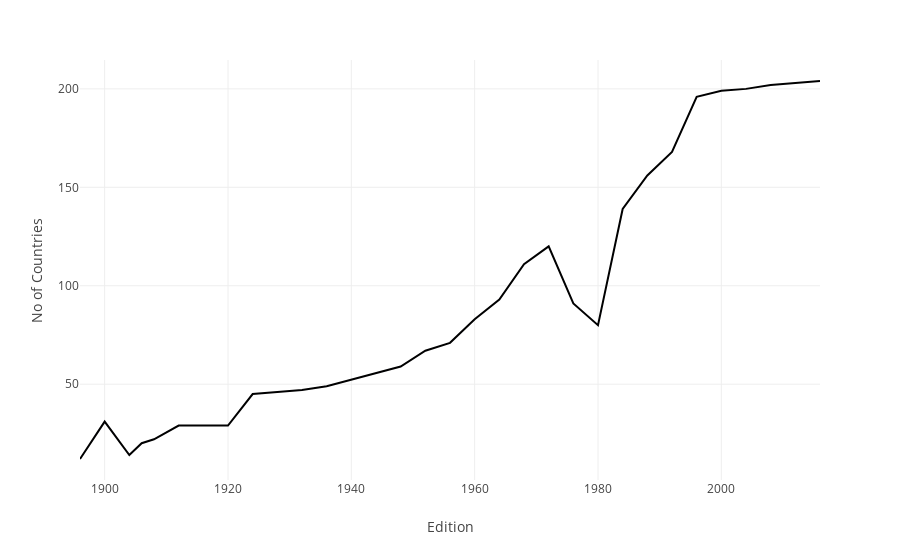

The cell this chart's notebook holds for it:
### Code cell
fig=px.line(nations_over_time, x="Edition", y="No of Countries")
fig.show()

### Figure 1 — Plotly figure (JSON) as saved in the notebook; plotly's stock layout.template omitted (floating-point values rounded to 4 significant figures)
{"data": [{"hovertemplate": "Edition=%{x}<br>No of Countries=%{y}<extra></extra>", "legendgroup": "", "line": {"color": "#000001", "dash": "solid"}, "marker": {"symbol": "circle"}, "mode": "lines", "name": "", "orientation": "v", "showlegend": false, "type": "scatter", "x": [1896, 1900, 1904, 1906, 1908, 1912, 1920, 1924, 1928, 1932, 1936, 1948, 1952, 1956, 1960, 1964, 1968, 1972, 1976, 1980, 1984, 1988, 1992, 1996, 2000, 2004, 2008, 2012, 2016], "xaxis": "x", "y": [12, 31, 14, 20, 22, 29, 29, 45, 46, 47, 49, 59, 67, 71, 83, 93, 111, 120, 91, 80, 139, 156, 168, 196, 199, 200, 202, 203, 204], "yaxis": "y"}], "layout": {"legend": {"tracegroupgap": 0}, "margin": {"t": 60}, "xaxis": {"anchor": "y", "domain": [0, 1], "title": {"text": "Edition"}}, "yaxis": {"anchor": "x", "domain": [0, 1], "title": {"text": "No of Countries"}}}}
